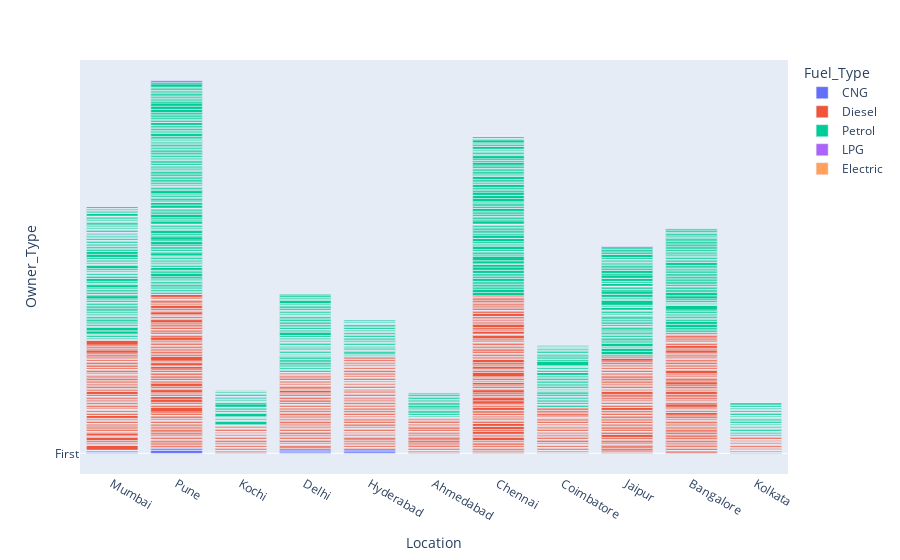

Source (notebook cell):
### Code cell
fig =px.bar(df,x='Location',y='Owner_Type',color='Fuel_Type')
fig.show()

### Figure 1 — Plotly figure (JSON) as saved in the notebook; plotly's stock layout.template omitted (floating-point values rounded to 4 significant figures; data arrays with more than 128 entries replaced by an {"elided": "..."} marker saying what was removed)
{"data": [{"alignmentgroup": "True", "hovertemplate": "Fuel_Type=CNG<br>Location=%{x}<br>Owner_Type=%{y}<extra></extra>", "legendgroup": "CNG", "marker": {"color": "#636efa", "pattern": {"shape": ""}}, "name": "CNG", "offsetgroup": "CNG", "orientation": "v", "showlegend": true, "textposition": "auto", "type": "bar", "x": ["Mumbai", "Pune", "Pune", "Kochi", "Delhi", "Hyderabad", "Ahmedabad", "Pune", "Mumbai", "Mumbai", "Pune", "Mumbai", "Mumbai", "Mumbai", "Ahmedabad", "Chennai", "Mumbai", "Pune", "Mumbai", "Delhi", "Pune", "Hyderabad", "Chennai", "Mumbai", "Pune", "Pune", "Kochi", "Delhi", "Mumbai", "Pune", "Kochi", "Delhi", "Ahmedabad", "Delhi", "Mumbai", "Hyderabad", "Pune", "Delhi", "Kochi", "Delhi", "Mumbai", "Delhi", "Mumbai", "Kochi", "Kochi", "Kochi", "Pune", "Kochi", "Delhi", "Mumbai", "Mumbai", "Delhi", "Mumbai", "Pune", "Mumbai", "Pune"], "xaxis": "x", "y": ["First", "First", "First", "First", "First", "Second", "First", "First", "First", "First", "First", "Second", "First", "First", "First", "First", "First", "First", "First", "First", "First", "Second", "First", "First", "Third", "First", "First", "Second", "First", "Second", "First", "First", "First", "First", "First", "Second", "First", "Second", "First", "Second", "Second", "First", "First", "First", "First", "First", "First", "First", "First", "First", "First", "First", "First", "First", "First", "Second"], "yaxis": "y"}, {"alignmentgroup": "True", "hovertemplate": "Fuel_Type=Diesel<br>Location=%{x}<br>Owner_Type=%{y}<extra></extra>", "legendgroup": "Diesel", "marker": {"color": "#EF553B", "pattern": {"shape": ""}}, "name": "Diesel", "offsetgroup": "Diesel", "orientation": "v", "showlegend": true, "textposition": "auto", "type": "bar", "x": {"elided": "3205 str values"}, "xaxis": "x", "y": {"elided": "3205 str values"}, "yaxis": "y"}, {"alignmentgroup": "True", "hovertemplate": "Fuel_Type=Petrol<br>Location=%{x}<br>Owner_Type=%{y}<extra></extra>", "legendgroup": "Petrol", "marker": {"color": "#00cc96", "pattern": {"shape": ""}}, "name": "Petrol", "offsetgroup": "Petrol", "orientation": "v", "showlegend": true, "textposition": "auto", "type": "bar", "x": {"elided": "2746 str values"}, "xaxis": "x", "y": {"elided": "2746 str values"}, "yaxis": "y"}, {"alignmentgroup": "True", "hovertemplate": "Fuel_Type=LPG<br>Location=%{x}<br>Owner_Type=%{y}<extra></extra>", "legendgroup": "LPG", "marker": {"color": "#ab63fa", "pattern": {"shape": ""}}, "name": "LPG", "offsetgroup": "LPG", "orientation": "v", "showlegend": true, "textposition": "auto", "type": "bar", "x": ["Hyderabad", "Hyderabad", "Mumbai", "Pune", "Hyderabad", "Jaipur", "Hyderabad", "Hyderabad", "Hyderabad", "Jaipur"], "xaxis": "x", "y": ["First", "First", "First", "Second", "First", "Second", "First", "First", "First", "First"], "yaxis": "y"}, {"alignmentgroup": "True", "hovertemplate": "Fuel_Type=Electric<br>Location=%{x}<br>Owner_Type=%{y}<extra></extra>", "legendgroup": "Electric", "marker": {"color": "#FFA15A", "pattern": {"shape": ""}}, "name": "Electric", "offsetgroup": "Electric", "orientation": "v", "showlegend": true, "textposition": "auto", "type": "bar", "x": ["Chennai", "Mumbai"], "xaxis": "x", "y": ["First", "First"], "yaxis": "y"}], "layout": {"barmode": "relative", "legend": {"title": {"text": "Fuel_Type"}, "tracegroupgap": 0}, "margin": {"t": 60}, "xaxis": {"anchor": "y", "domain": [0, 1], "title": {"text": "Location"}}, "yaxis": {"anchor": "x", "domain": [0, 1], "title": {"text": "Owner_Type"}}}}
